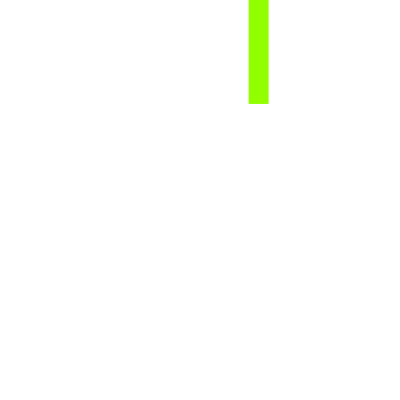
Frame 1 (no input)
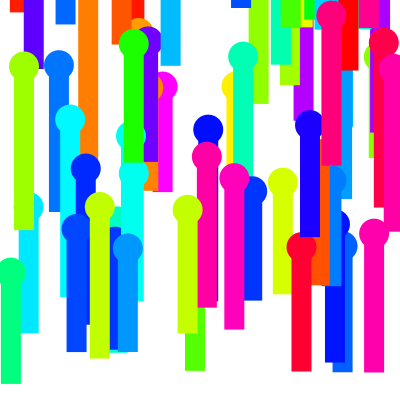
Frame 60 (the mouse pressed at the canvas centre just before this capture)
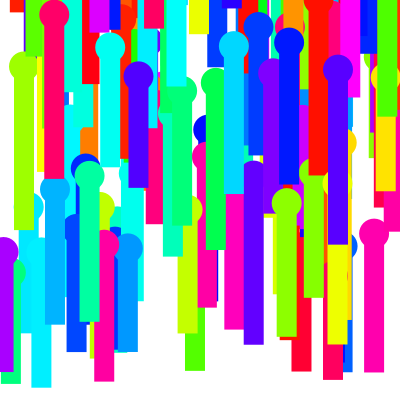
Frame 120 (the mouse held since frame 60 and released just before this capture)

The Processing sketch that drew these frames (run headless with seeded random() and noise(); from frame 60 on, the mouse is pressed at the canvas centre):

// Processing sketch: crowdGrowing
// ── crowdGrowing.pde
int humanBodyWidth = 20;           // 体の幅
int faceDiameter = 30;             // 顔の直径
int h;                             //色相

void setup() {
  frameRate(6);
  size(400, 400);                  // ウィンドウのサイズ
  background(255, 255, 255);       // 背景色(白)
  smooth();                        // アンチエイリアシングを有効に
  noStroke();                      // 輪郭線を無効に
  colorMode(HSB, 360, 100, 100);   // カラーモードをHSBに
}

void draw(){
    float humanX = random(0, width);                    //人のx座標
    float humanY = random(0, height);                   //人のy座標
    float humanBodyHeight = random(100,180);            // 胴体の長さ
    float h = random(0, 360);                           //色相
    drawHuman(humanX, humanY, humanBodyHeight, h);            // 人の描画
}


/**
 *  人の形を描く
 *  @param x 人のx座標(体の中央軸)
 *  @param y 人のy座標(足元)
 *  @param bodyHeight 人の胴体の長さ
 *  @param hue 色相
 */
void drawHuman(float x, float y, float bodyHeight, float hue) {
  fill(hue, 100, 100);
  ellipse(x, y - bodyHeight, faceDiameter, faceDiameter);                  // 顔
  rect(x - humanBodyWidth / 2, y - bodyHeight, humanBodyWidth, bodyHeight);    // 胴体
}
